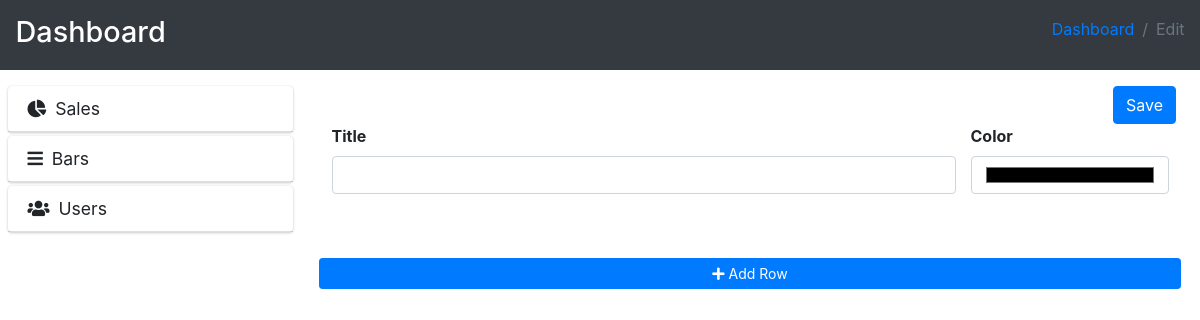
/createDashboard.php, run on an earlier commit of the app's database.
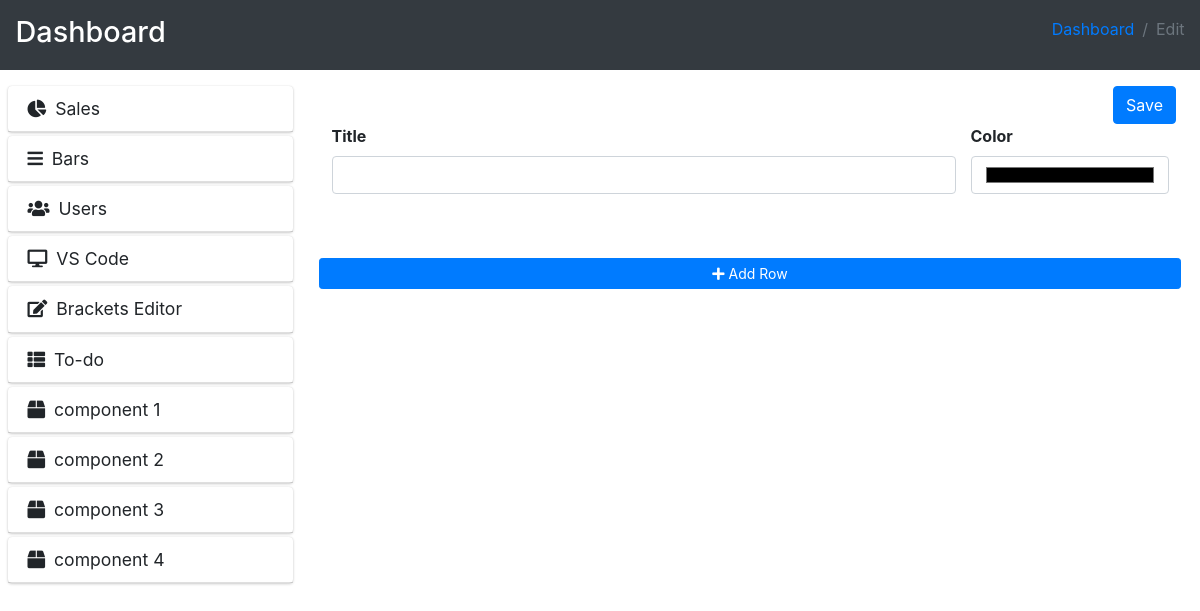
And on a later commit of the database.
### tables this page shows
CREATE TABLE `components` (
  `id` int(11) NOT NULL,
  `title` varchar(255) NOT NULL,
  `icon` varchar(255) NOT NULL
);

### include/components.php (the view)
<div class="connectedSortable my-3" id="component-sidebar">
    <?php
    $counter = 0;
    while ($component = mysqli_fetch_array($query)) : ?>
        <div class="card mb-1" data-component-id="<?= $component['id'] ?>" data-counter="<?= $counter++ ?>">
            <div class="card-header">
                <h3 class="card-title">
                    <i class="<?= $component['icon'] ?> mr-1"></i>
                    <?= $component['title'] ?>
                </h3>
            </div>
        </div>
    <?php endwhile; ?>
</div>

What changed in the data, as far as the page shows it:
added components: title "VS Code"
added components: title "Brackets Editor"
added components: title "To-do"
added components: title "component 1"
added components: title "component 2"
added components: title "component 3"
added components: title "component 4"
